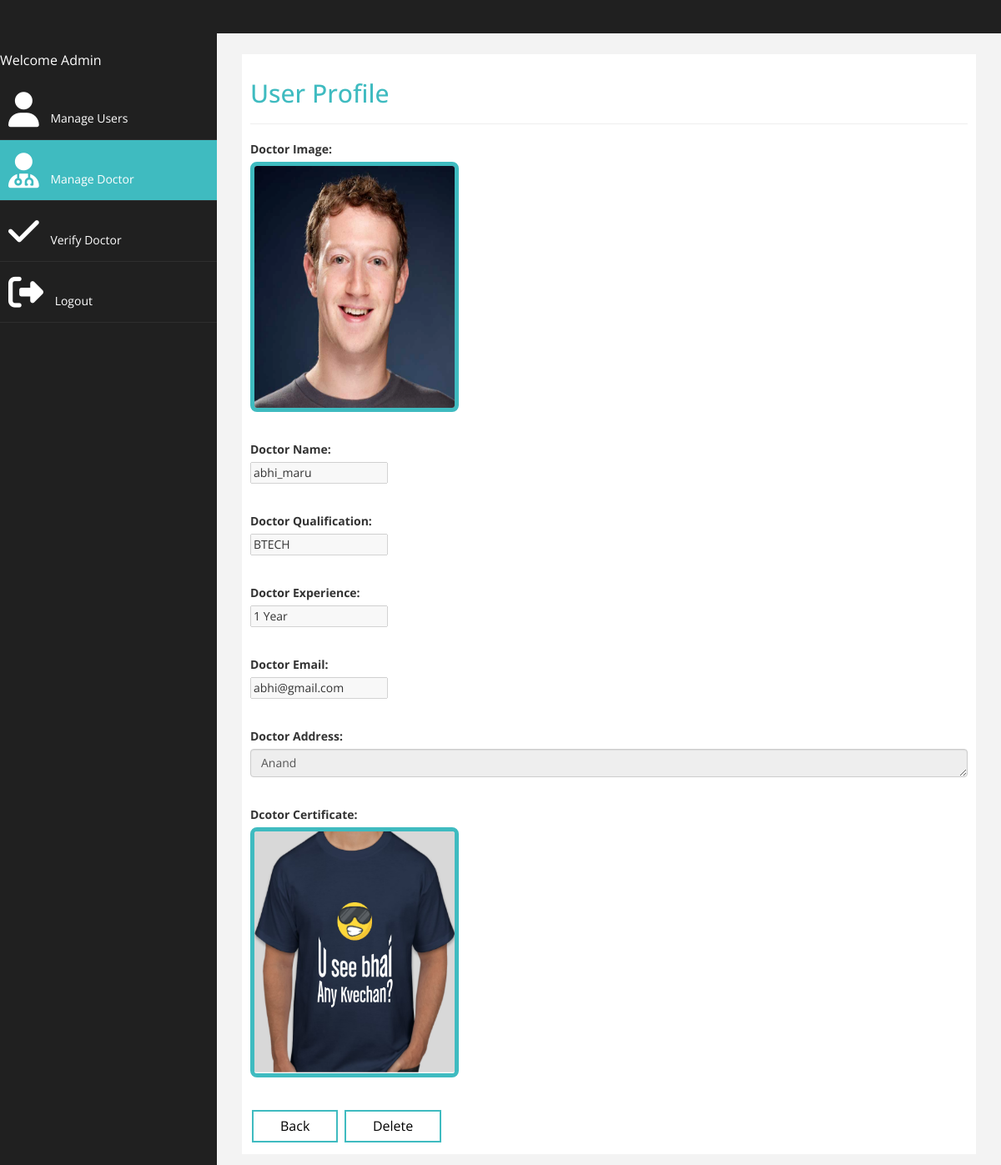
The page /viewdoctor.php?id=39 on the database its author committed.
### tables this page shows
CREATE TABLE `doc_account` (
  `Doc_ID` int(255) NOT NULL,
  `Doc_Name` varchar(40) NOT NULL,
  `Doc_Qualification` varchar(100) NOT NULL,
  `Doc_Image` varchar(100) NOT NULL,
  `Doc_Certificate` varchar(100) NOT NULL,
  `Doc_Experience` varchar(100) NOT NULL,
  `Doc_Email` varchar(100) NOT NULL,
  `Doc_Address` varchar(255) NOT NULL,
  `Doc_Pwd` varchar(100) NOT NULL,
  `Doc_Token` varchar(200) NOT NULL,
  `D_Valid` varchar(10) NOT NULL
);

### viewdoctor.php (the view, shortened to what this page needs)
<?php
  include 'Connect.php';
?>
<?php
    $uid = $_GET['id'];
?>
<!DOCTYPE html>
<html>
  <head>
    <link href="assets/css/bootstrap.css" rel="stylesheet" />
    <link href="assets/css/font-awesome.css" rel="stylesheet" />
    <link href="assets/css/docpanel.css" rel="stylesheet" />
  </head>
  <body>
    <div id="wrapper">
      <br /><br />
      <nav class="navbar-default navbar-side" role="navigation">
        <div class="sidebar-collapse">
          <p style="color:white">Welcome Admin</p>
          <ul class="nav" id="main-menu">
            <li>
              <a href="allusers.php"><i class="fa fa-user fa-3x"></i> Manage Users</a>
            </li>
            <li>
              <a class="active-menu" href="alldoctors.php"><i class="fa fa-user-md fa-3x"></i> Manage Doctor</a>
            </li>
            <li>
              <a class="" href="verifydoc.php"><i class="fa fa-check fa-3x"></i> Verify Doctor</a>
            </li>
            <li>
              <a class="" href="logout.php"><i class="fa fa-sign-out fa-3x"></i> Logout</a>
            </li>
          </ul>
        </div>
      </nav>
<div id="page-wrapper">
        <div id="page-inner">
          <div class="row">
            <div class="col-md-12">
                <h2>User Profile</h2>
                <hr />
                <form method="POST" enctype = "multipart/form-data">
                <?php
                $sql = "SELECT * FROM doc_account where Doc_ID = '$uid'";
                    if($result = mysqli_query($db, $sql)){
                        if(mysqli_num_rows($result) > 0){
                            $rows=$result->fetch_assoc();
                ?>
                <div class="form-group">
                    <label class="col-2">Doctor Image: </label>
                    <div class="col-10">
                        <img style="border-radius: 8px; border-width:5px;border-style:solid;border-color:#3fbbc0;"
                            class="mx-auto d-block" width="250" height="300"
                            src=<?php echo $rows['Doc_Image'];?> />
                    </div>
                </div>
                <div class="form-group">
                    <label class="col-2">Doctor Name: </label>
                    <div class="col-10">
                        <input type="text" disabled="true" name="docnm" value="<?php if(isset($rows['Doc_Name'])){echo $rows['Doc_Name'];} ?>">
                    </div>
                </div>
                <div class="form-group">
                    <label class="col-2">Doctor Qualification: </label>
                    <div class="col-10">
                        <input type="text" disabled="true" name="docquali" value="<?php if(isset($rows['Doc_Qualification'])){echo $rows['Doc_Qualification'];} ?>">
                    </div>
                </div>
                <div class="form-group">
                    <label class="col-2">Doctor Experience: </label>
                    <div class="col-10">
                        <input type="text" disabled="true" name="docexp" value="<?php if(isset($rows['Doc_Experience'])){echo $rows['Doc_Experience'];} ?>">
                    </div>
                </div>
                <div class="form-group">
                    <label class="col-2">Doctor Email: </label>
                    <div class="col-10">
                        <input type="text" disabled="true" name="docmail" value="<?php if(isset($rows['Doc_Email'])){echo $rows['Doc_Email'];} ?>">
                    </div>
                </div>
                <div class="form-group">
                    <label class="col-2">Doctor Address: </label>
                    <div class="col-10">
                        <textarea
                            rows="1"
                            cols="1"
                            class="form-control"
                            name="docaddress"
                            disabled = "true";
                            placeholder="Enter the Post text here."
                        ><?php if(isset($rows['Doc_Address'])){echo $rows['Doc_Address'];}?></textarea>
                    </div>
                </div>
                <div class="form-group">
                    <label class="col-2">Dcotor Certificate: </label>
                    <div class="col-10">
                        <img style="border-radius: 8px; border-width:5px;border-style:solid;border-color:#3fbbc0;"
                            class="mx-auto d-block" width="250" height="300"
                            src=<?php echo $rows['Doc_Certificate'];?> />
                    </div>
                </div>
                <div class="col-10">
                    <input
                    type="submit"
                    name="back_btn"
                    value="Back"
                    class="bts btscol"
                    />
                    <input
                    type="submit"
                    name="delete_btn"
                    value="Delete"
                    class="bts btscol"
                    />
                </div>
              </form>
            </div>
            <?php
            }
            }?>
          </div>
        </div>
      </div>
    </div>
  </body>
</html>

### assets/css/docpanel.css (style rules this page uses)
body { font-family: "Open Sans", sans-serif; }
#wrapper { width: 100%; background: #202020; }
#page-wrapper { padding: 15px 15px; min-height: 600px; background: #f3f3f3; }
#page-inner { width: 100%; margin: 10px 20px 10px 0px; background-color: #fff !important; padding: 10px; min-height: 1200px; }
h2 { color: #3fbbc0; }
p { font-size: 16px; line-height: 25px; padding-top: 20px; }
.active-menu { background-color: #3fbbc0 !important; }
.sidebar-collapse, .sidebar-collapse .nav { background: none; }
.sidebar-collapse .nav { padding: 0; }
.sidebar-collapse .nav > li > a { color: #fff; background: #202020; text-shadow: none; }
.sidebar-collapse > .nav > li > a { padding: 15px 10px; }
.sidebar-collapse > .nav > li { border-bottom: 1px solid rgba(107, 108, 109, 0.19); }
.navbar-side { border: none; background-color: #202020; }
.navbar-default { border: 0px solid black; }
.nav > li > a > i { margin-right: 10px; }
@media (min-width: 768px) { #page-wrapper { margin: 0 0 0 260px; padding: 15px 30px; min-height: 1200px; } }
@media (min-width: 768px) { .navbar-side { z-index: 1; position: absolute; width: 260px; } }

### viewdoctor.php (style rules this page uses)
.btscol { background-color: #4caf50; border: none; color: white; padding: 6px 32px; text-align: center; text-decoration: none; display: inline-block; font-size: 16px; margin: 4px 2px; transition-duration: 0.4s; cursor: pointer; }
.bts { background-color: white; color: black; border: 2px solid #3fbbc0; }

### rows shown on the page
doc_account: Doc_Image (picture), docnm "abhi_maru", docquali "BTECH", docexp "1 Year", docmail "abhi@gmail.com", docaddress "Anand", Doc_Certificate (picture)
